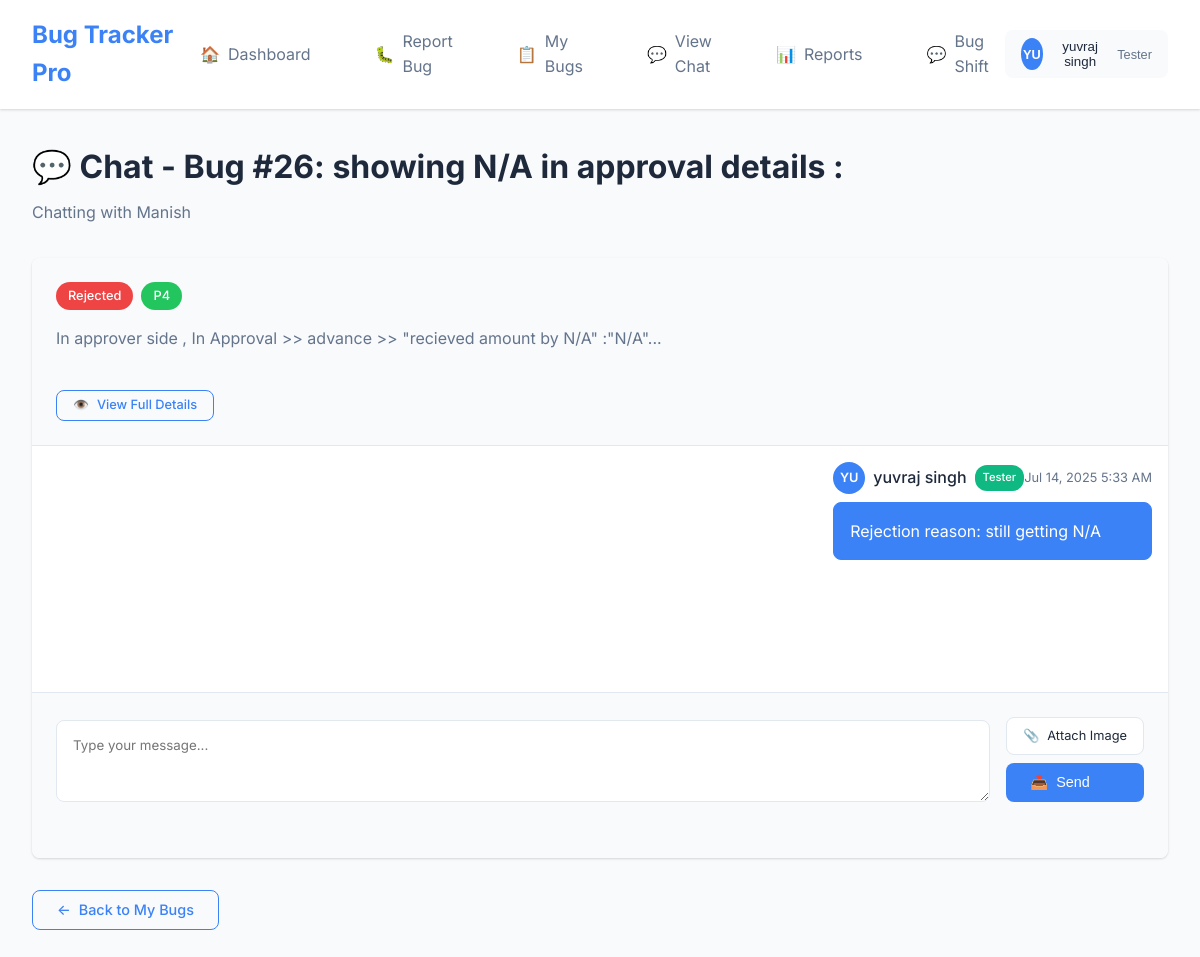
The app's page /chat_bug.php?id=26 (signed in) with its own data.
### tables this page shows
CREATE TABLE `bug_tickets` (
  `id` int NOT NULL,
  `title` varchar(500) NOT NULL,
  `description` text NOT NULL,
  `priority` enum('P1','P2','P3','P4') NOT NULL,
  `visible_impact` text,
  `screenshot` varchar(255) DEFAULT NULL,
  `assigned_dev_id` int DEFAULT NULL,
  `created_by` int NOT NULL,
  `status` enum('pending','in_progress','fixed','approved','rejected') DEFAULT 'pending',
  `created_at` timestamp NOT NULL DEFAULT CURRENT_TIMESTAMP,
  `updated_at` timestamp NOT NULL DEFAULT CURRENT_TIMESTAMP ON UPDATE CURRENT_TIMESTAMP,
  `module` varchar(255) DEFAULT NULL,
  `submodule` varchar(255) DEFAULT NULL,
  `project_id` int DEFAULT NULL
);

CREATE TABLE `users` (
  `id` int NOT NULL,
  `name` varchar(255) NOT NULL,
  `email` varchar(255) NOT NULL,
  `password` varchar(255) NOT NULL,
  `role` enum('tester','developer','admin') NOT NULL DEFAULT 'tester',
  `created_at` timestamp NOT NULL DEFAULT CURRENT_TIMESTAMP,
  `updated_at` timestamp NOT NULL DEFAULT CURRENT_TIMESTAMP ON UPDATE CURRENT_TIMESTAMP
);

CREATE TABLE `bug_remarks` (
  `id` int NOT NULL,
  `bug_id` int NOT NULL,
  `user_id` int NOT NULL,
  `remark` text NOT NULL,
  `image` varchar(255) DEFAULT NULL,
  `timestamp` timestamp NOT NULL DEFAULT CURRENT_TIMESTAMP
);

### config.php (called while the page is built, shortened)
<?php
function getUserRole() {
    return $_SESSION['user_role'] ?? null;
}
function formatDate($date) {
    return date('M d, Y g:i A', strtotime($date));
}
function getPriorityColor($priority) {
    switch($priority) {
        case 'P4': return '#22c55e';
    }
}
function getStatusColor($status) {
    switch($status) {
        case 'rejected': return '#ef4444';
    }
}
?>

### chat_bug.php (the view, shortened to what this page needs)
<?php
require_once 'config.php';
$bugId = intval($_GET['id'] ?? 0);
$userRole = getUserRole();
$bug = null;
try {
    if ($userRole == 'tester') {
        $stmt = $pdo->prepare("
            SELECT bt.*, u.name as developer_name, u.email as developer_email
            FROM bug_tickets bt
            LEFT JOIN users u ON bt.assigned_dev_id = u.id
            WHERE bt.id = ? AND bt.created_by = ?
        ");
        $stmt->execute([$bugId, $_SESSION['user_id']]);
    }
    $bug = $stmt->fetch();
} catch (PDOException $e) {
    $error = 'Failed to load bug details';
}
$messages = [];
try {
    $stmt = $pdo->prepare("
        SELECT br.*, u.name as user_name, u.role as user_role
        FROM bug_remarks br
        JOIN users u ON br.user_id = u.id
        WHERE br.bug_id = ?
        ORDER BY br.timestamp ASC
    ");
    $stmt->execute([$bugId]);
    $messages = $stmt->fetchAll();
} catch (PDOException $e) {
}
?>
<!DOCTYPE html>
<html lang="en">
<head>
    <link rel="stylesheet" href="assets/css/style.css">
</head>
<body>
    <div class="app-container">
        <?php include 'includes/navbar.php'; ?>
        <main class="main-content">
            <div class="page-header">
                <h1>💬 Chat - Bug #<?php echo $bug['id']; ?>: <?php echo htmlspecialchars($bug['title']); ?></h1>
                <p>
                    <?php if ($userRole == 'tester'): ?>
                        Chatting with <?php echo $bug['developer_name'] ? htmlspecialchars($bug['developer_name']) : 'Unassigned Developer'; ?>
                    <?php else: ?>
                        Chatting with <?php echo htmlspecialchars($bug['tester_name']); ?>
                    <?php endif; ?>
                </p>
            </div>
            <div class="chat-container">
                <div class="bug-summary">
                    <div class="bug-info">
                        <div class="bug-badges">
                            <span class="status-badge" style="background-color: <?php echo getStatusColor($bug['status']); ?>">
                                <?php echo ucfirst(str_replace('_', ' ', $bug['status'])); ?>
                            </span>
                            <span class="priority-badge" style="background-color: <?php echo getPriorityColor($bug['priority']); ?>">
                                <?php echo $bug['priority']; ?>
                            </span>
                        </div>
                        <p class="bug-description"><?php echo htmlspecialchars(substr($bug['description'], 0, 150)) . '...'; ?></p>
                        <div class="bug-actions-quick">
                            <a href="view_bug.php?id=<?php echo $bug['id']; ?>" class="btn btn-outline btn-small">
                                <span>👁️</span> View Full Details
                            </a>
                        </div>
                    </div>
                </div>
                <div class="chat-messages" id="chatMessages">
                    <?php if (empty($messages)): ?>
                        <div class="no-messages">
                            <div class="no-messages-icon">💬</div>
                            <h3>Start the conversation</h3>
                            <p>No messages yet. Be the first to start discussing this bug!</p>
                        </div>
                    <?php else: ?>
                        <?php foreach ($messages as $message): ?>
                            <div class="message <?php echo $message['user_role']; ?> <?php echo ($message['user_id'] == $_SESSION['user_id']) ? 'own-message' : 'other-message'; ?>">
                                <div class="message-header">
                                    <div class="message-author">
                                        <span class="author-avatar"><?php echo strtoupper(substr($message['user_name'], 0, 2)); ?></span>
                                        <span class="author-name"><?php echo htmlspecialchars($message['user_name']); ?></span>
                                        <span class="author-role"><?php echo ucfirst($message['user_role']); ?></span>
                                    </div>
                                    <span class="message-time"><?php echo formatDate($message['timestamp']); ?></span>
                                </div>
                                <div class="message-content">
                                    <p><?php echo nl2br(htmlspecialchars($message['remark'])); ?></p>
                                </div>
                            </div>
                        <?php endforeach; ?>
                    <?php endif; ?>
                </div>
                <div class="chat-input">
                    <form method="POST" enctype="multipart/form-data" class="message-form">
                        <div class="input-group">
                            <textarea name="message" placeholder="Type your message..." rows="3" required></textarea>
                            <div class="input-actions">
                                <label for="image" class="file-upload-btn">
                                    <span>📎</span> Attach Image
                                </label>
                                <button type="submit" class="btn btn-primary">
                                    <span>📤</span> Send
                                </button>
                            </div>
                        </div>
                    </form>
                </div>
            </div>
            <div class="chat-footer">
                <?php if ($userRole == 'tester'): ?>
                    <a href="my_bugs.php" class="btn btn-outline">
                        <span>←</span> Back to My Bugs
                    </a>
                <?php else: ?>
                    <a href="developer_bugs.php" class="btn btn-outline">
                        <span>←</span> Back to Assigned Bugs
                    </a>
                <?php endif; ?>
            </div>
        </main>
    </div>
</body>
</html>

### assets/css/style.css (style rules this page uses)
:root { --primary-color: #3b82f6; --primary-hover: #2563eb; --secondary-color: #64748b; --success-color: #10b981; --warning-color: #f59e0b; --error-color: #ef4444; --background-color: #f8fafc; --surface-color: #ffffff; --text-primary: #1e293b; --text-secondary: #64748b; --border-color: #e2e8f0; --border-radius: 8px; --box-shadow: 0 1px 3px 0 rgba(0, 0, 0, 0.1), 0 1px 2px 0 rgba(0, 0, 0, 0.06); --box-shadow-lg: 0 10px 15px -3px rgba(0, 0, 0, 0.1), 0 4px 6px -2px rgba(0, 0, 0, 0.05); }
* { margin: 0; padding: 0; box-sizing: border-box; }
body { font-family: 'Inter', -apple-system, BlinkMacSystemFont, 'Segoe UI', Roboto, sans-serif; background-color: var(--background-color); color: var(--text-primary); line-height: 1.6; }
.btn { display: inline-flex; align-items: center; gap: 0.5rem; padding: 0.75rem 1.5rem; border: none; border-radius: var(--border-radius); font-weight: 500; text-decoration: none; cursor: pointer; transition: all 0.3s ease; font-size: 0.9rem; line-height: 1; }
.btn-primary { background: var(--primary-color); color: white; }
.btn-outline { background: transparent; color: var(--primary-color); border: 1px solid var(--primary-color); }
.app-container { display: flex; flex-direction: column; min-height: 100vh; }
.main-content { flex: 1; padding: 2rem; max-width: 1200px; margin: 0 auto; width: 100%; }
.priority-badge, .status-badge { padding: 0.25rem 0.75rem; border-radius: 20px; font-size: 0.8rem; font-weight: 500; color: white; }
.bug-description { color: var(--text-secondary); margin-bottom: 1rem; }
.page-header { margin-bottom: 2rem; }
.page-header h1 { font-size: 2rem; margin-bottom: 0.5rem; color: var(--text-primary); }
.page-header p { color: var(--text-secondary); }
.bug-badges { display: flex; gap: 0.5rem; }
.bug-description { margin-bottom: 1.5rem; }

### records on screen
bug_tickets: id "26", title "showing N/A in approval details :", assigned_dev.name "Manish", status "Rejected", priority "P4", description "In approver side , In Approval >> advance >> \"recieved amount by N/A\" :\"N/A\""
bug_remarks: user.name "YU", user.name "yuvraj singh", user.role "Tester", timestamp "Jul 14, 2025 5:33 AM", remark "Rejection reason: still getting N/A"

### other values on screen
SITE_NAME "Bug Tracker Pro"
substr($_SESSION['user_name'], 0, 2) "YU"
$_SESSION['user_name'] "yuvraj singh"
getUserRole() "Tester"
